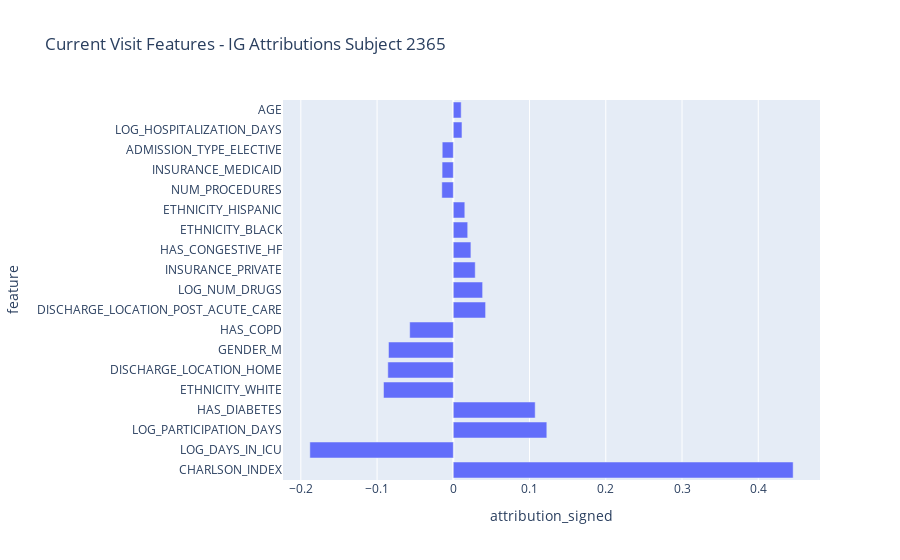
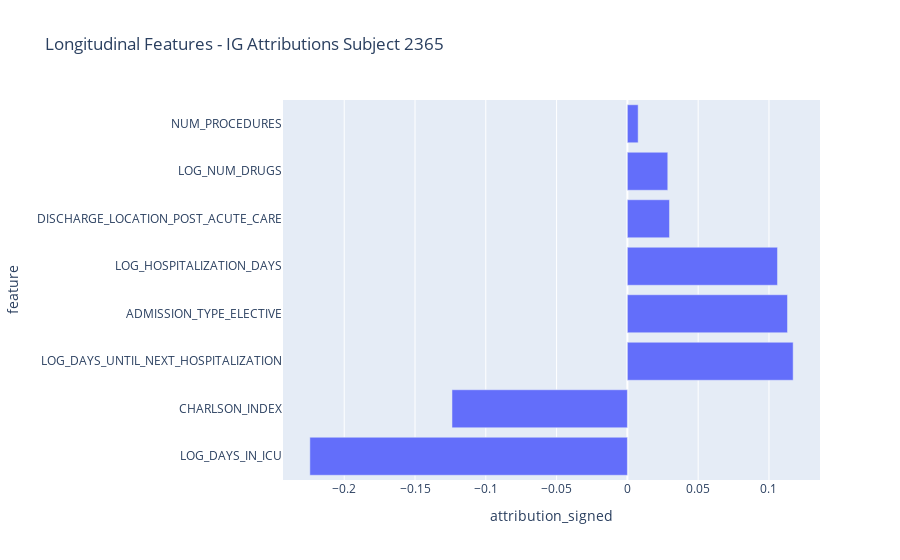

Notebook code for these charts, in order:
### Code cell
idx = 3
curr_sample_df, past_sample_df = get_results_for_sample(subject_ids_b, idx, df_curr, df_past)

### Figure 1 — Plotly figure (JSON) as saved in the notebook; plotly's stock layout.template omitted (floating-point values rounded to 4 significant figures)
{"data": [{"hovertemplate": "attribution_signed=%{x}<br>feature=%{y}<extra></extra>", "legendgroup": "", "marker": {"color": "#636efa", "pattern": {"shape": ""}}, "name": "", "orientation": "h", "showlegend": false, "textposition": "auto", "type": "bar", "x": [0.4458, -0.1882, 0.1227, 0.1074, -0.09157, -0.0859, -0.08501, -0.0572, 0.04233, 0.03845, 0.02876, 0.02307, 0.01889, 0.01508, -0.01505, -0.01471, -0.01452, 0.01137, 0.01033], "xaxis": "x", "y": ["CHARLSON_INDEX", "LOG_DAYS_IN_ICU", "LOG_PARTICIPATION_DAYS", "HAS_DIABETES", "ETHNICITY_WHITE", "DISCHARGE_LOCATION_HOME", "GENDER_M", "HAS_COPD", "DISCHARGE_LOCATION_POST_ACUTE_CARE", "LOG_NUM_DRUGS", "INSURANCE_PRIVATE", "HAS_CONGESTIVE_HF", "ETHNICITY_BLACK", "ETHNICITY_HISPANIC", "NUM_PROCEDURES", "INSURANCE_MEDICAID", "ADMISSION_TYPE_ELECTIVE", "LOG_HOSPITALIZATION_DAYS", "AGE"], "yaxis": "y"}], "layout": {"barmode": "relative", "legend": {"tracegroupgap": 0}, "title": {"text": "Current Visit Features - IG Attributions Subject 2365"}, "xaxis": {"anchor": "y", "domain": [0, 1], "title": {"text": "attribution_signed"}}, "yaxis": {"anchor": "x", "domain": [0, 1], "title": {"text": "feature"}}}}

### Figure 2 — Plotly figure (JSON) as saved in the notebook; plotly's stock layout.template omitted (floating-point values rounded to 4 significant figures)
{"data": [{"hovertemplate": "attribution_signed=%{x}<br>feature=%{y}<extra></extra>", "legendgroup": "", "marker": {"color": "#636efa", "pattern": {"shape": ""}}, "name": "", "orientation": "h", "showlegend": false, "textposition": "auto", "type": "bar", "x": [-0.2243, -0.1239, 0.1171, 0.1131, 0.106, 0.02974, 0.02853, 0.007611], "xaxis": "x", "y": ["LOG_DAYS_IN_ICU", "CHARLSON_INDEX", "LOG_DAYS_UNTIL_NEXT_HOSPITALIZATION", "ADMISSION_TYPE_ELECTIVE", "LOG_HOSPITALIZATION_DAYS", "DISCHARGE_LOCATION_POST_ACUTE_CARE", "LOG_NUM_DRUGS", "NUM_PROCEDURES"], "yaxis": "y"}], "layout": {"barmode": "relative", "legend": {"tracegroupgap": 0}, "title": {"text": "Longitudinal Features - IG Attributions Subject 2365"}, "xaxis": {"anchor": "y", "domain": [0, 1], "title": {"text": "attribution_signed"}}, "yaxis": {"anchor": "x", "domain": [0, 1], "title": {"text": "feature"}}}}
